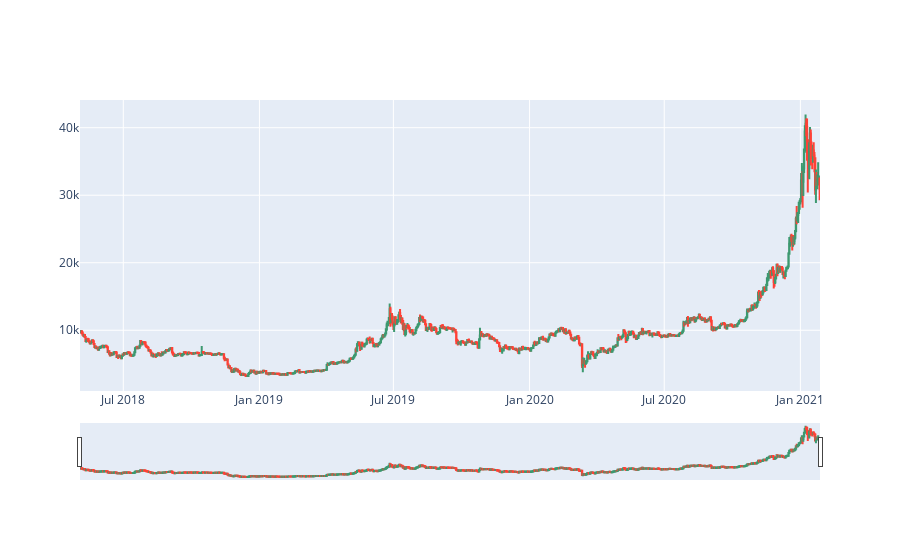

Notebook code for this chart:
### Code cell
# get the candles
candles = client.get_candles(
    'binance',  # exchange
    'BTC',      # base_trading_symbol
    'USDT',      # quote_trading_symbol
    '1d'       # interval
)

# create lists to hold our different data elements
dates = []
open_data = []
high_data = []
low_data = []
close_data = []

# convert from the Shrimpy candlesticks to the plotly graph objects format
for candle in candles:
    dates.append(candle['time'])
    open_data.append(candle['open'])
    high_data.append(candle['high'])
    low_data.append(candle['low'])
    close_data.append(candle['close'])

# construct the figure
fig = go.Figure(data=[go.Candlestick(x=dates,
                       open=open_data, high=high_data,
                       low=low_data, close=close_data)])

# display our graph
fig.show()

### Figure 1 — Plotly figure (JSON) as saved in the notebook; plotly's stock layout.template omitted (floating-point values rounded to 4 significant figures; data arrays with more than 128 entries replaced by an {"elided": "..."} marker saying what was removed)
{"data": [{"close": {"elided": "1000 str values"}, "high": {"elided": "1000 str values"}, "low": {"elided": "1000 str values"}, "open": {"elided": "1000 str values"}, "type": "candlestick", "x": {"elided": "1000 str values"}}], "layout": {}}
